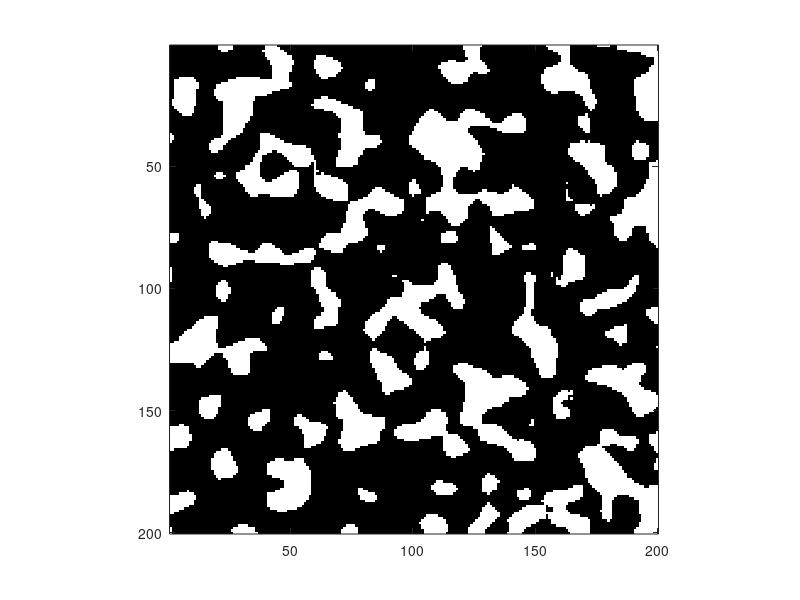

MATLAB code for this plot:
%%%% Test blob generation %%%%

clc;
clear;
close all; 

%% Generate random noise and gauss filt
im = rand(200);
% Calculate sigma following tomopy 
chunkiness = 1.5;
sigma = mean(size(im)) / (40 * chunkiness);
im_filt = imgaussfilt(im, sigma);
% Normalize the image from 0 to 1
im_filt_normalized = (im_filt - min(im_filt(:)))/(max(im_filt(:)) - min(im_filt(:)));

%% Threshold
%  The threshold is calculated to respect a given porosity
porosity = 0.5;
im_binary = zeros(200);
im_binary(im_filt_normalized <= porosity) = 1;

%% Display image 
figure, imagesc(im_binary), colormap("gray")
axis image



